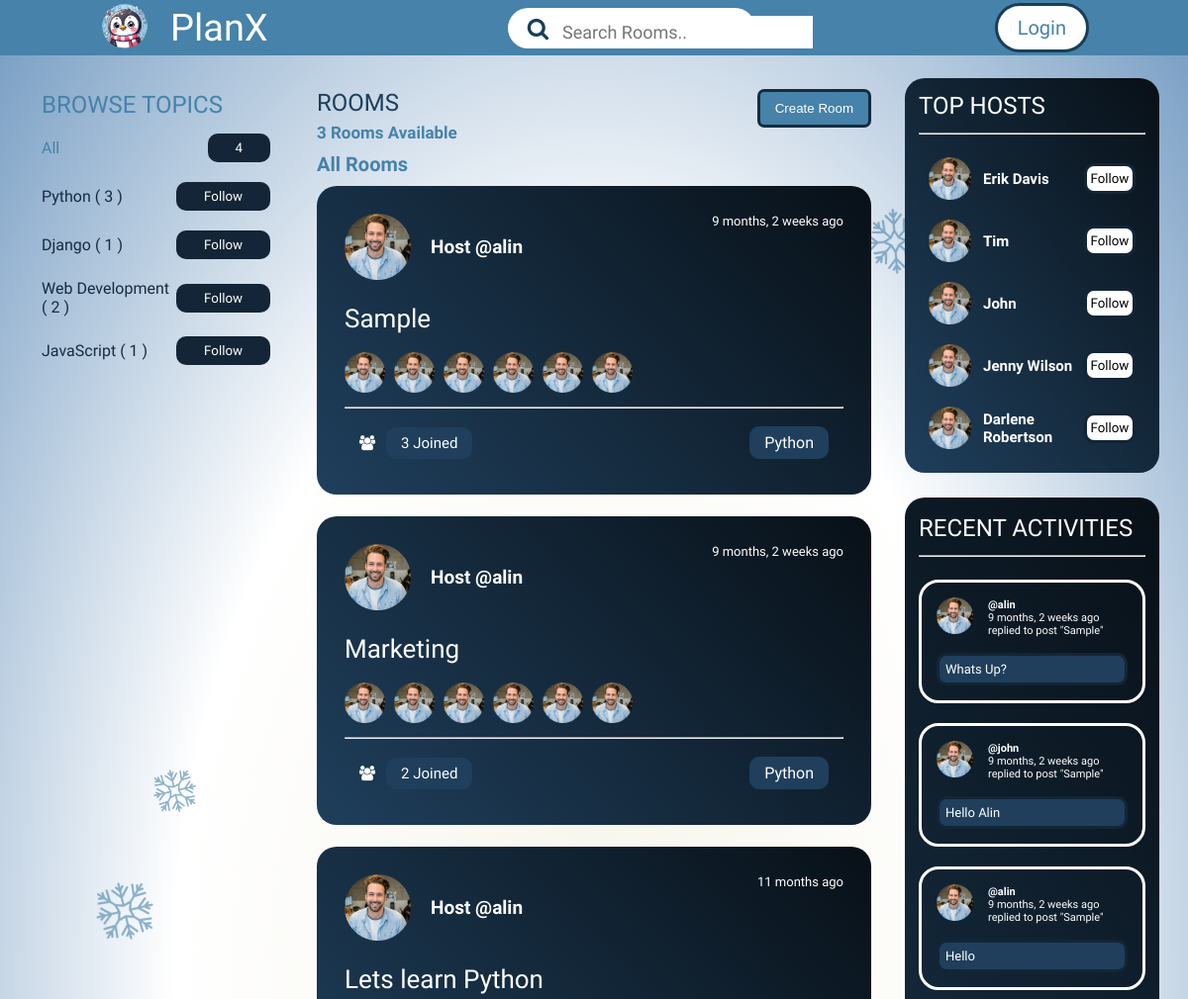
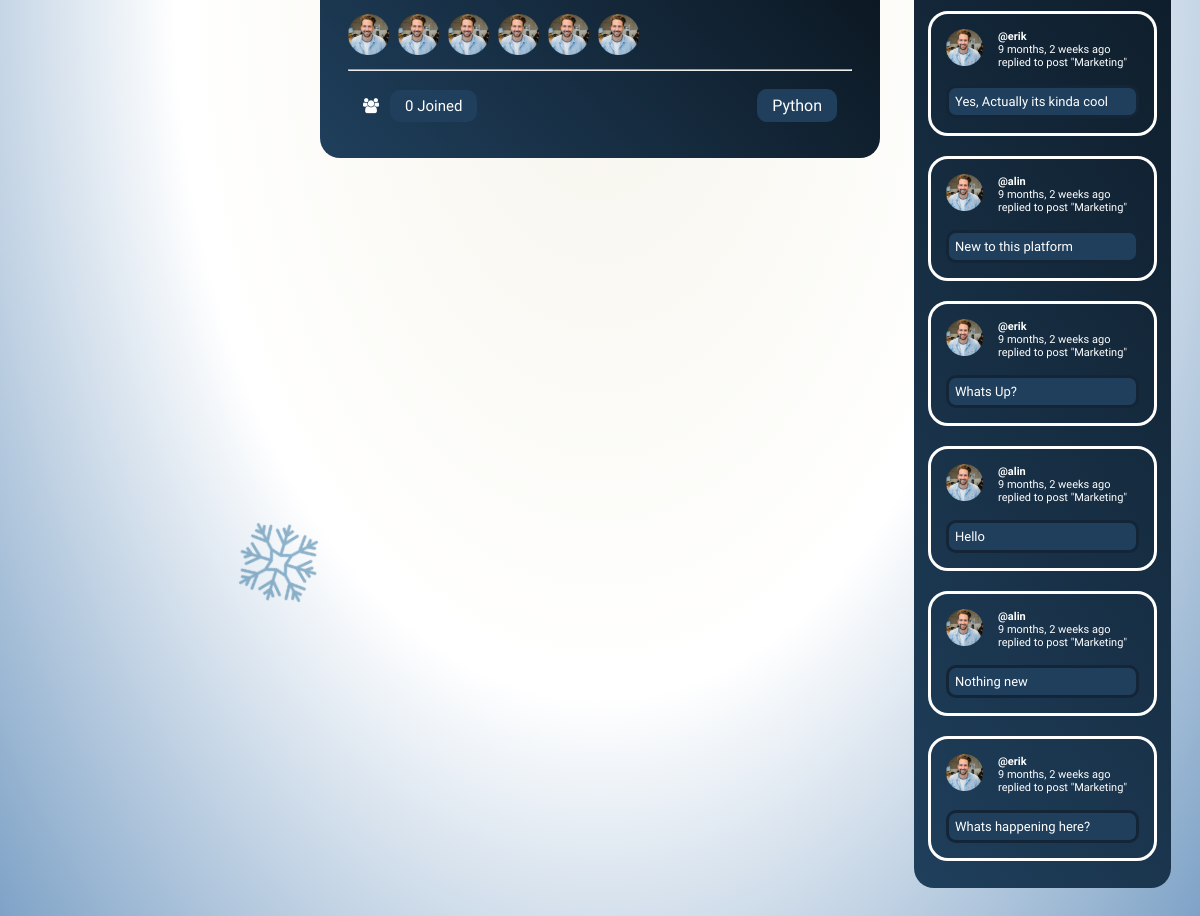
The page /home/?q=Python on the database its author committed (2 pictures, top to bottom).
### base/models.py (models this page shows, shortened)
class Topic(models.Model):
    name = models.CharField(max_length=200)

class Room(models.Model):
    host = models.ForeignKey(User, on_delete = models.SET_NULL, null=True)
    topic = models.ForeignKey(Topic, on_delete = models.SET_NULL, null=True)
    name = models.CharField(max_length=200)
    description = models.TextField(null=True, blank = True)
    participants = models.ManyToManyField(User, related_name='participants', blank=True)
    updated = models.DateTimeField(auto_now = True)
    created = models.DateTimeField(auto_now_add = True)
    class Meta:
        ordering = ['-updated', '-created']

class Message(models.Model):
    user = models.ForeignKey(User, on_delete = models.CASCADE)
    room = models.ForeignKey(Room, on_delete = models.CASCADE)
    body = models.TextField()
    updated = models.DateTimeField(auto_now = True)
    created = models.DateTimeField(auto_now_add = True)
    class Meta:
        ordering = ['-updated', '-created']

### base/views.py (the view)
# urls.py: path('home/', views.home, name="homepage"),
def home(request):
    q = request.GET.get('q') if request.GET.get('q') != None else ''
    rooms = Room.objects.filter(
                            Q(topic__name__icontains=q) |
                            Q(name__icontains = q) |
                            Q(description__contains = q)
            )
    topics = Topic.objects.all()
    room_count = rooms.count()
    room_messages = Message.objects.filter(Q(room__topic__name__icontains = q))
    context = {'rooms':rooms, 'topics':topics, 'room_count':room_count, 'room_messages':room_messages}
    return render(request, 'base/home.html',context)

### base/templates/base/home.html
{% extends 'main.html' %}
{% load static %}
{% block content %}
      <div class="container">
        <img src="{% static 'images/vector.png' %}" alt="" srcset="" style="
        left: 7%;
        position: absolute;
        top: 44%;
        width: 66px;
        transform: rotate(302deg);">
        <img src="{% static 'images/vector.png' %}" alt="" srcset="" style="
       left: 12%;
        position: absolute;
        top: 38%;
        width: 49px;
        transform: rotate(302deg);">
        <img src="{% static 'images/vector.png' %}" alt="" srcset="" style="
        left: 73%;
        position: absolute;
        top: 8%;
        width: 66px;
        transform: rotate(356deg);">
        <img src="{% static 'images/vector.png' %}" alt="" srcset="" style="
        left: 19%;
        position: absolute;
        top: 78%;
        width: 89px;
        transform: rotate(242deg);">
        {% include 'base/topic_component.html' %}
        <div class="middle">
            <div class="middle-col-1">
                <div class="middle-row1">
                    <h2>ROOMS</h2>
                    <p>{{ room_count }} Rooms Available</p>
                </div>
                <a href="{% url 'create-room' %}" style="text-decoration: none;
                color: #fff; cursor: pointer;"><button>Create Room</button></a>
            </div>
            <p style="color: #4682A9;font-family: 'Laila',sans-serif;font-size: 20px;padding: 10px 0px;font-weight: bold;">All Rooms</p>
            {% include 'base/feed_component.html' %}
        </div>
        <div class="right">
            <div class="right-col-1">
                <h2>TOP HOSTS</h2>
                <hr>
                <div class="followers">
                    <div class="rows-2">
                        <div class="profile">
                            <img src="{% static 'images/ellipse2.png' %}" alt="" srcset="">
                            <p>Erik Davis</p>
                        </div>
                        <button>Follow</button>
                    </div>
                    <div class="rows-2">
                        <div class="profile">
                            <img src="{% static 'images/ellipse2.png' %}" alt="" srcset="">
                            <p>Tim</p>
                        </div>
                        <button>Follow</button>
                    </div>
                    <div class="rows-2">
                        <div class="profile">
                            <img src="{% static 'images/ellipse2.png' %}" alt="" srcset="">
                            <p>John</p>
                        </div>
                        <button>Follow</button>
                    </div>
                    <div class="rows-2">
                        <div class="profile">
                            <img src="{% static 'images/ellipse2.png' %}" alt="" srcset="">
                            <p>Jenny Wilson</p>
                        </div>
                        <button>Follow</button>
                    </div>
                    <div class="rows-2">
                        <div class="profile">
                            <img src="{% static 'images/ellipse2.png' %}" alt="" srcset="">
                            <p>Darlene Robertson</p>
                        </div>
                        <button>Follow</button>
                    </div>
                </div>
            </div>
            {% include 'base/activity_component.html' %}
      </div>
      {% endblock %}

### base/templates/base/topic_component.html
        <div class="left">
            <div class="left-col-1">
                <h2>BROWSE TOPICS</h2>
            </div>
            <div class="left-col-2">
                <div class="rows">
                    <span style="color: #4682A9;"><p> All</p></span>
                    <a href="{% url 'homepage' %}" style="text-decoration: none;">
                        <button>{{ topics.count }}</button>
                    </a>
                </div>
                {% for topic in topics %}
                <div class="rows">
                    <p>{{topic.name}} <span>( {{topic.room_set.all.count}} )</span></p>
                    <a href="{% url 'homepage' %}?q={{topic.name}}" style="text-decoration: none; color: #fff;">
                        <button> Follow</button>
                    </a>
                </div>
                {% endfor %}
            </div>
        </div>

### base/templates/base/feed_component.html
{% load static %}
{% for room in rooms %}
<div class="middle-col-2">
    <div class="panel-1">
        <div class="panel-left">
            <img src="{% static 'images/ellipse2.png' %}" alt="" srcset="">
            <p style="font-size: 19px;">Host <a href="{% url 'user-profile' room.host.id %}" style="text-decoration: none;
            color: #fff;"> @{{ room.host.username }} </a></p>
        </div>
        <p>{{ room.created|timesince }} ago</p>
    </div>
    <div class="panel-2">
        <div class="title">
            <a href="{% url 'room' room.id %}" style="text-decoration: none;"><h2>{{ room.name }}</h2></a>
        </div>
        <div class="partic">
            <img src="{% static 'images/ellipse2.png' %}" alt="" srcset="">
            <img src="{% static 'images/ellipse2.png' %}" alt="" srcset="">
            <img src="{% static 'images/ellipse2.png' %}" alt="" srcset="">
            <img src="{% static 'images/ellipse2.png' %}" alt="" srcset="">
            <img src="{% static 'images/ellipse2.png' %}" alt="" srcset="">
            <img src="{% static 'images/ellipse2.png' %}" alt="" srcset="">
        </div>
    </div>
    <hr>
    <div class="panel-3">
        <div class="panLeft">
            <i class="fa fa-users" aria-hidden="true"></i><p>{{ room.participants.all.count }} Joined</p>
        </div>
        <p>{{ room.topic.name }}</p>
    </div>
</div>
{% endfor %}

### base/templates/base/activity_component.html (shortened to what this page needs)
{% load static %}
<div class="right-col-2">
    <h2>RECENT ACTIVITIES</h2>
    <hr>
    {% for message in room_messages %}
    <div class="activities">
        <div class="act-1">
            <div class="prof">
                <img src="{% static '/images/ellipse2.png' %}" alt="">
            </div>
            <div class="prof-2">
                <b><p><a href="{% url 'user-profile' message.user.id %}" style="text-decoration: none;
                    color: #fff;">@{{ message.user }}</a></p></b>
                <p>{{ message.created|timesince }} ago</p>
                <p>replied to post "<a href="{% url 'room' message.room.id %}" style="text-decoration: none;
                color: #fff;">{{ message.room.name }}</a>"</p>
            </div>
        </div>
        <div class="act-2">
            <p>{{ message.body }}</p>
        </div>
    </div>
    {% endfor %}
    </div>
</div>

### static/styles/feed.css (style rules this page uses)
* { margin: 0; padding: 0; box-sizing: border-box; }
body { background: radial-gradient(#F6F4EB, #fff, #749BC2); }
html { scroll-behavior: smooth; }
.container { min-height: 100vh; position: relative; margin: 60px 10px; display: flex; flex-direction: row; justify-content: space-between; }
.left { display: flex; flex-direction: column; position: relative; padding: 32px; gap: 15px; width: 25%; }
.left-col-2 { display: flex; gap: 20px; flex-direction: column; font-family: 'Laila', sans-serif; color: #162B3F; font-weight: 500; }
.rows { display: flex; justify-content: space-between; align-items: center; }
.rows button { padding: 4px 25px; background: #132536; cursor: pointer; color: #fff; border: solid #132536; border-radius: 10px; font-family: 'Laila', sans-serif; transition: 0.3s; }
.left-col-1 h2 { font-family: 'Lilita One', sans-serif; font-weight: 100; color: #4682A9; }
.right { display: flex; flex-direction: column; position: relative; padding: 19px; width: 25%; }
.right-col-1 { display: flex; background: linear-gradient(234deg, #081017, #1F3F5C); border-radius: 20px; padding: 14px; flex-direction: column; }
.right-col-1 h2 { font-family: 'Lilita One', sans-serif; font-weight: 100; color: #fff; }
.right-col-1 hr { margin: 13px 0; }
.followers { display: flex; flex-direction: column; }
.rows-2 { display: flex; padding: 10px; flex-direction: row; justify-content: space-between; align-items: center; }
.profile { display: flex; flex-direction: row; width: 75%; gap: 12px; align-items: center; justify-content: flex-start; }
.profile img { width: 43px; }
.rows-2 button { width: 25%; height: 31px; background: #fff; cursor: pointer; font-family: 'Laila', sans-serif; border-radius: 10px; border: solid #132536; transition: 0.2s; }
.profile p { font-family: 'Laila', sans-serif; font-size: 15px; font-weight: bold; color: #fff; }
.right-col-2 { display: flex; background: linear-gradient(234deg, #081017, #1F3F5C); border-radius: 20px; padding: 17px 14px; margin: 25px 0; flex-direction: column; }
.right-col-2 h2 { font-family: 'Lilita One', sans-serif; font-weight: 100; color: #fff; }
.right-col-2 hr { margin: 13px 0; }
.activities { display: flex; flex-direction: column; border: solid #fff; border-radius: 20px; padding: 15px; gap: 15px; margin: 10px 0; }
.act-1 { display: flex; align-items: center; gap: 15px; justify-content: flex-start; }
.prof img { width: 37px; }
.prof-2 { font-family: 'Laila', sans-serif; color: #fff; font-size: 11px; }
.act-2 p { background: #1F3F5C; border: solid #132536; border-radius: 10px; padding: 6px; color: #fff; font-family: 'Laila', sans-serif; font-size: 13px; }
.middle { display: flex; flex-direction: column; position: relative; width: 50%; padding: 30px 15px; }
.middle-col-1 { display: flex; align-items: flex-start; justify-content: space-between; }
.middle-row1 { display: flex; gap: 6px; flex-direction: column; }
.middle-row1 h2 { font-family: 'Lilita One', sans-serif; font-weight: 100; color: #1F3F5C; }
.middle-row1 p { font-family: 'Laila', sans-serif; font-size: 17px; font-weight: bold; color: #4682A9; }
.middle-col-1 button { border-radius: 7px; padding: 9px 15px; background: #4682A9; color: #fff; border: solid #162B3F; }
.middle-col-2 { background: linear-gradient(227deg, #081017, #1F3F5C); border-radius: 20px; padding: 28px; display: flex; flex-direction: column; margin-bottom: 22px; gap: 10px; }
.panel-1 { display: flex; justify-content: space-between; }
.panel-left { display: flex; align-items: center; gap: 20px; }
.panel-left img { width: 67px; }
.panel-left p { font-size: 18px; color: #fff; font-weight: bold; font-family: 'Laila', sans-serif; }
.panel-1 p { color: #fff; font-family: 'Laila', sans-serif; font-size: 13px; }
.panel-2 { display: flex; gap: 10px; flex-direction: column; }
.partic img { width: 46px; padding-right: 5px; }
.title h2 { font-family: 'Lilita One', sans-serif; color: #fff; font-size: 26px; padding-top: 14px; font-weight: 100; padding-bottom: 9px; }
.panel-3 { display: flex; flex-direction: row; padding: 8px 15px; justify-content: space-between; }
.panLeft { display: flex; gap: 11px; font-size: 15px; color: #fff; font-family: 'Laila', sans-serif; align-items: center; }
.panel-3 p { font-family: 'Laila', sans-serif; color: #fff; background: #1F3F5C; padding: 7px 15px; border-radius: 10px; }

### rows shown on the page
Topic: name "Python", room_set.all.count "3"
Topic: name "Django", room_set.all.count "1"
Topic: name "Web Development", room_set.all.count "2"
Topic: name "JavaScript", room_set.all.count "1"
Room: host.username "alin", created "9 months, 2 weeks", name "Sample", participants.all.count "3", topic.name "Python"
Room: host.username "alin", created "9 months, 2 weeks", name "Marketing", participants.all.count "2", topic.name "Python"
Room: host.username "alin", created "11 months", name "Lets learn Python", participants.all.count "0", topic.name "Python"
Message: user "alin", created "9 months, 2 weeks", room.name "Sample", body "Whats Up?"
Message: user "john", created "9 months, 2 weeks", room.name "Sample", body "Hello Alin"
Message: user "alin", created "9 months, 2 weeks", room.name "Sample", body "Hello"
Message: user "erik", created "9 months, 2 weeks", room.name "Marketing", body "Yes, Actually its kinda cool"
Message: user "alin", created "9 months, 2 weeks", room.name "Marketing", body "New to this platform"
Message: user "erik", created "9 months, 2 weeks", room.name "Marketing", body "Whats Up?"
Message: user "alin", created "9 months, 2 weeks", room.name "Marketing", body "Hello"
Message: user "alin", created "9 months, 2 weeks", room.name "Marketing", body "Nothing new"
Message: user "erik", created "9 months, 2 weeks", room.name "Marketing", body "Whats happening here?"

### other values the page prints
{{ topics.count }} "4"
{{ room_count }} "3"
